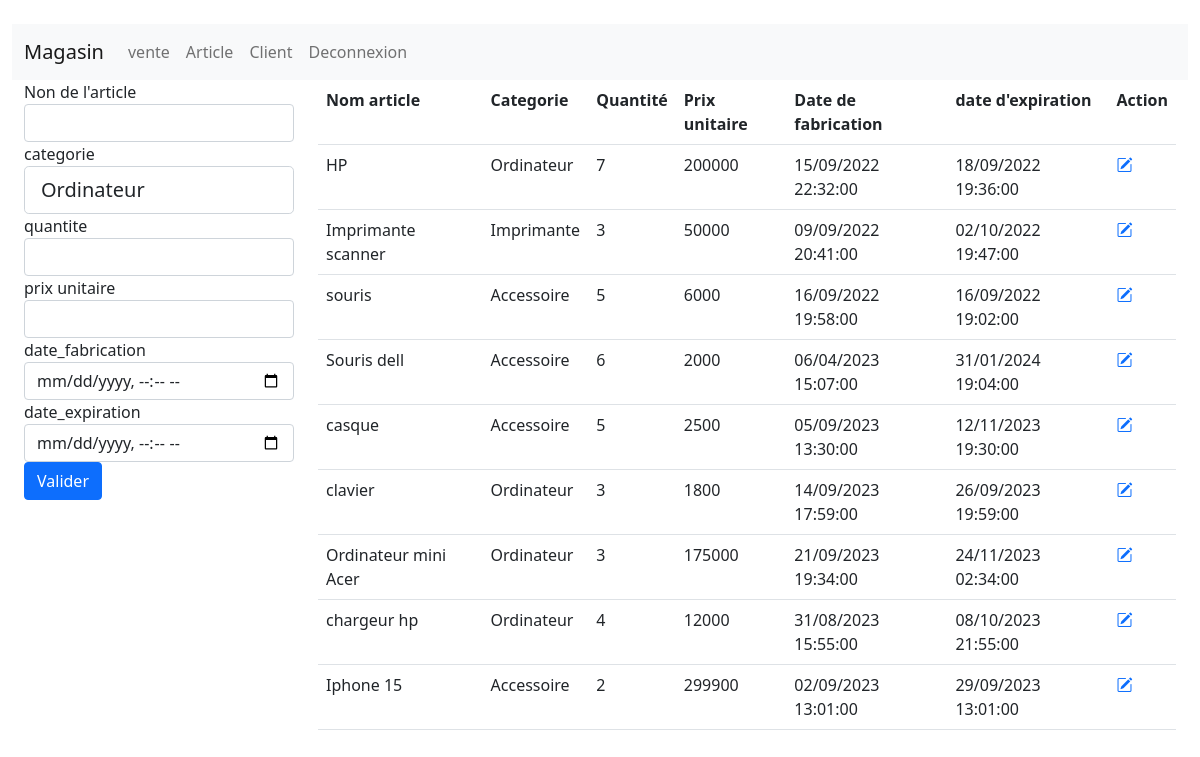
Screenshot of /vue/article.php with the database file from the repository.
### tables this page shows
CREATE TABLE IF NOT EXISTS `article` (
  `id` int NOT NULL AUTO_INCREMENT,
  `nom_article` varchar(50) NOT NULL,
  `categorie` varchar(250) NOT NULL,
  `quantite` int NOT NULL,
  `prix_unitaire` int NOT NULL,
  `date_fabrication` datetime NOT NULL,
  `date_expiration` datetime NOT NULL,
  `images` varchar(255) DEFAULT NULL,
  PRIMARY KEY (`id`),
  KEY `id_categorie` (`categorie`)
);

### model/function.php (called while the page is built, shortened)
<?php include "connexion.php";
function getArticles($id=null) {
    if (!empty($id)) {
        $sql = "SELECT * FROM article WHERE id=?";
        $req = $GLOBALS['connexion']->prepare($sql);
        $req->execute(array($id));
        return $req->fetch();
    }else{
        $sql = "SELECT * FROM article";
        $req = $GLOBALS['connexion']->prepare($sql);
        $req->execute();
        return $req->fetchAll();
    }
}

### vue/article.php (the view, shortened to what this page needs)
<?php
include  "header.php";
include_once "../model/function.php";
?>
  <?php include "menu.php" ?>
  <div class="col-3">
  <form action="<?= !empty($_GET['id']) ? "../model/modifArticle.php" : "../model/ajoutArticle.php"  ?>" method="post">
  <div class="form-group">
    <label for="nom_article">Non de l'article</label>
    <input value="<?= !empty($_GET['id']) ? $article['nom_article'] : "" ?>" type="text" class="form-control" id="nom_article" name="nom_article">
  </div>
  <div class="form-group">
    <label for="categorie">categorie</label>
    <select class="form-control form-control-lg" id="categorie" name="categorie">
        <option <?= !empty($_GET['id']) && $article['categorie'] == "Ordinateur" ? "select" : "" ?> value="Ordinateur">Ordinateur</option>
</select>
</div>
  <div class="form-group">
    <label for="quantite">quantite</label>
    <input value="<?= !empty($_GET['id']) ? $article['quantite'] : "" ?>" type="number" class="form-control" id="quantite" name="quantite">
  </div>
  <div class="form-group">
    <label for="prix_unitaire">prix unitaire</label>
    <input value="<?= !empty($_GET['id']) ? $article['prix_unitaire'] : "" ?>" type="number" class="form-control" id="prix_unitaire" name="prix_unitaire">
  </div>
  <div class="form-group">
    <label for="date_fabrication">date_fabrication</label>
    <input value="<?= !empty($_GET['id']) ? $article['date_fabrication'] : "" ?>" type="datetime-local" class="form-control" id="date_fabrication" name="date_fabrication">
  </div>
  <div class="form-group">
    <label for="date_expiration">date_expiration</label>
    <input value="<?= !empty($_GET['id']) ? $article['date_expiration'] : "" ?>" type="datetime-local" class="form-control" id="date_expiration" name="date_expiration">
  </div>
  <button class="btn btn-primary" type="submit">Valider</button>
</form>
  </div>
  <div class="col-9">
  <table class="table">
                <tr>
                    <th scope="col">Nom article</th>
                    <th scope="col">Categorie</th>
                    <th scope="col">Quantité</th>
                    <th scope="col">Prix unitaire</th>
                    <th scope="col">Date de fabrication</th>
                    <th scope="col">date d'expiration</th>
                    <th scope="col">Action</th>
                </tr>
                <?php
                    $article =  getArticles();
                    if (!empty($article) && is_array($article)) {
                        foreach ($article as $key => $value){
                            ?>
                                <tr>
                                    <td><?= $value['nom_article']; ?></td>
                                    <td><?= $value['categorie']; ?></td>
                                    <td><?= $value['quantite']; ?></td>
                                    <td><?= $value['prix_unitaire']; ?></td>
                                    <td><?=date('d/m/Y H:i:s', strtotime( $value['date_fabrication'])) ?></td>
                                    <td><?=date('d/m/Y H:i:s', strtotime( $value['date_expiration'])) ?></td>
                                    <td><a href="?id=<?= $value['id']; ?>"><i class="bi bi-pencil-square"></i></a></td>
                                </tr>
                            <?php
                        }
                    }
                ?>
            </table>
  </div>
</div>
</div>
<?php include_once "footer.php" ?>

### vue/header.php (shortened to what this page needs)
<!DOCTYPE html>
<html lang="en">
<head>
    <link rel="stylesheet" href="../public/css/bootstrap-5.0.2-dist/css/bootstrap.css">
</head>
<body>

### vue/menu.php (shortened to what this page needs)
<div class="m-4">
<div class="row">
<nav class="navbar navbar-expand-lg navbar-light bg-light">
  <a class="navbar-brand" href="../index.php">Magasin</a>
  <div class="collapse navbar-collapse" id="navbarSupportedContent">
    <ul class="navbar-nav mr-auto">
      <li class="nav-item">
        <a class="nav-link" href="vente.php">vente</a>
      </li>
      <li class="nav-item">
        <a class="nav-link" href="article.php">Article</a>
      </li>
      <li class="nav-item">
        <a class="nav-link" href="client.php">Client</a>
      </li>
      <li class="nav-item">
        <a class="nav-link" href="logout.php">Deconnexion</a>
      </li>
    </ul>
  </div>
</nav>

### vue/footer.php (shortened to what this page needs)
<link rel="stylesheet" href="https://cdn.jsdelivr.net/npm/bootstrap-icons@1.11.1/font/bootstrap-icons.css">
</body>
</html>

### rows the page displays
article: nom_article "HP", categorie "Ordinateur", quantite "7", prix_unitaire "200000", date_fabrication "15/09/2022 22:32:00", date_expiration "18/09/2022 19:36:00"
article: nom_article "Imprimante scanner", categorie "Imprimante", quantite "3", prix_unitaire "50000", date_fabrication "09/09/2022 20:41:00", date_expiration "02/10/2022 19:47:00"
article: nom_article "souris", categorie "Accessoire", quantite "5", prix_unitaire "6000", date_fabrication "16/09/2022 19:58:00", date_expiration "16/09/2022 19:02:00"
article: nom_article "Souris dell", categorie "Accessoire", quantite "6", prix_unitaire "2000", date_fabrication "06/04/2023 15:07:00", date_expiration "31/01/2024 19:04:00"
article: nom_article "casque", categorie "Accessoire", quantite "5", prix_unitaire "2500", date_fabrication "05/09/2023 13:30:00", date_expiration "12/11/2023 19:30:00"
article: nom_article "clavier", categorie "Ordinateur", quantite "3", prix_unitaire "1800", date_fabrication "14/09/2023 17:59:00", date_expiration "26/09/2023 19:59:00"
article: nom_article "Ordinateur mini Acer", categorie "Ordinateur", quantite "3", prix_unitaire "175000", date_fabrication "21/09/2023 19:34:00", date_expiration "24/11/2023 02:34:00"
article: nom_article "chargeur hp", categorie "Ordinateur", quantite "4", prix_unitaire "12000", date_fabrication "31/08/2023 15:55:00", date_expiration "08/10/2023 21:55:00"
article: nom_article "Iphone 15", categorie "Accessoire", quantite "2", prix_unitaire "299900", date_fabrication "02/09/2023 13:01:00", date_expiration "29/09/2023 13:01:00"
